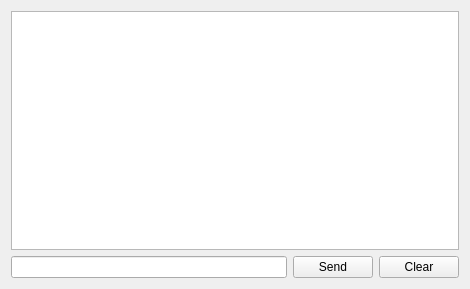
<?xml version="1.0" encoding="UTF-8"?>
<ui version="4.0">
 <class>ConsoleWidget</class>
 <widget class="QWidget" name="ConsoleWidget">
  <property name="geometry">
   <rect>
    <x>0</x>
    <y>0</y>
    <width>470</width>
    <height>289</height>
   </rect>
  </property>
  <property name="windowTitle">
   <string>Form</string>
  </property>
  <layout class="QGridLayout" name="gridLayout">
   <item row="2" column="1">
    <widget class="QPushButton" name="button_send">
     <property name="focusPolicy">
      <enum>Qt::NoFocus</enum>
     </property>
     <property name="text">
      <string>Send</string>
     </property>
    </widget>
   </item>
   <item row="2" column="0">
    <widget class="QLineEdit" name="input">
     <property name="sizePolicy">
      <sizepolicy hsizetype="MinimumExpanding" vsizetype="Fixed">
       <horstretch>0</horstretch>
       <verstretch>0</verstretch>
      </sizepolicy>
     </property>
     <property name="focusPolicy">
      <enum>Qt::StrongFocus</enum>
     </property>
    </widget>
   </item>
   <item row="2" column="2">
    <widget class="QPushButton" name="button_clear">
     <property name="focusPolicy">
      <enum>Qt::NoFocus</enum>
     </property>
     <property name="text">
      <string>Clear</string>
     </property>
     <property name="shortcut">
      <string>Ctrl+L</string>
     </property>
    </widget>
   </item>
   <item row="0" column="0" colspan="3">
    <layout class="QHBoxLayout" name="view">
     <item>
      <widget class="QPlainTextEdit" name="output">
       <property name="sizePolicy">
        <sizepolicy hsizetype="MinimumExpanding" vsizetype="Expanding">
         <horstretch>0</horstretch>
         <verstretch>0</verstretch>
        </sizepolicy>
       </property>
       <property name="focusPolicy">
        <enum>Qt::ClickFocus</enum>
       </property>
       <property name="readOnly">
        <bool>true</bool>
       </property>
      </widget>
     </item>
    </layout>
   </item>
  </layout>
 </widget>
 <resources/>
 <connections/>
</ui>
